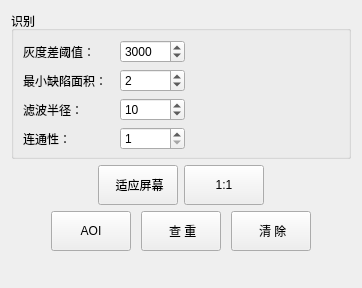
         <widget class="QWidget" name="tab_4">
          <attribute name="title">
           <string> 查重</string>
          </attribute>
          <layout class="QVBoxLayout" name="verticalLayout_10" stretch="0,0,0,0,1">
           <item>
            <widget class="QGroupBox" name="groupBox_4">
             <property name="minimumSize">
              <size>
               <width>0</width>
               <height>40</height>
              </size>
             </property>
             <property name="title">
              <string>识别</string>
             </property>
             <layout class="QVBoxLayout" name="verticalLayout_11">
              <property name="bottomMargin">
               <number>6</number>
              </property>
              <item>
               <layout class="QHBoxLayout" name="horizontalLayout_33">
                <property name="bottomMargin">
                 <number>0</number>
                </property>
                <item>
                 <widget class="QLabel" name="label_8">
                  <property name="minimumSize">
                   <size>
                    <width>91</width>
                    <height>0</height>
                   </size>
                  </property>
                  <property name="text">
                   <string>灰度差阈值：</string>
                  </property>
                 </widget>
                </item>
                <item>
                 <widget class="QSpinBox" name="spinBox_GreyDiff_recheck">
                  <property name="minimumSize">
                   <size>
                    <width>65</width>
                    <height>0</height>
                   </size>
                  </property>
                  <property name="minimum">
                   <number>1000</number>
                  </property>
                  <property name="maximum">
                   <number>5000</number>
                  </property>
                  <property name="value">
                   <number>3000</number>
                  </property>
                 </widget>
                </item>
                <item>
                 <spacer name="horizontalSpacer_23">
                  <property name="orientation">
                   <enum>Qt::Horizontal</enum>
                  </property>
                  <property name="sizeHint" stdset="0">
                   <size>
                    <width>40</width>
                    <height>20</height>
                   </size>
                  </property>
                 </spacer>
                </item>
               </layout>
              </item>
              <item>
               <layout class="QHBoxLayout" name="horizontalLayout_34">
                <property name="bottomMargin">
                 <number>0</number>
                </property>
                <item>
                 <widget class="QLabel" name="label_9">
                  <property name="minimumSize">
                   <size>
                    <width>91</width>
                    <height>0</height>
                   </size>
                  </property>
                  <property name="text">
                   <string>最小缺陷面积：</string>
                  </property>
                 </widget>
                </item>
                <item>
                 <widget class="QSpinBox" name="spinBox_MinDefectArea_recheck">
                  <property name="minimumSize">
                   <size>
                    <width>65</width>
                    <height>0</height>
                   </size>
                  </property>
                  <property name="minimum">
                   <number>1</number>
                  </property>
                  <property name="maximum">
                   <number>10</number>
                  </property>
                  <property name="value">
                   <number>2</number>
                  </property>
                 </widget>
                </item>
                <item>
                 <spacer name="horizontalSpacer_24">
                  <property name="orientation">
                   <enum>Qt::Horizontal</enum>
                  </property>
                  <property name="sizeHint" stdset="0">
                   <size>
                    <width>40</width>
                    <height>20</height>
                   </size>
                  </property>
                 </spacer>
                </item>
               </layout>
              </item>
              <item>
               <layout class="QHBoxLayout" name="horizontalLayout_35">
                <property name="bottomMargin">
                 <number>0</number>
                </property>
                <item>
                 <widget class="QLabel" name="label_10">
                  <property name="minimumSize">
                   <size>
                    <width>91</width>
                    <height>0</height>
                   </size>
                  </property>
                  <property name="text">
                   <string>滤波半径：</string>
                  </property>
                 </widget>
                </item>
                <item>
                 <widget class="QSpinBox" name="spinBox_FilterRadius_recheck">
                  <property name="minimumSize">
                   <size>
                    <width>65</width>
                    <height>0</height>
                   </size>
                  </property>
                  <property name="minimum">
                   <number>5</number>
                  </property>
                  <property name="maximum">
                   <number>25</number>
                  </property>
                  <property name="value">
                   <number>10</number>
                  </property>
                 </widget>
                </item>
                <item>
                 <spacer name="horizontalSpacer_25">
                  <property name="orientation">
                   <enum>Qt::Horizontal</enum>
                  </property>
                  <property name="sizeHint" stdset="0">
                   <size>
                    <width>40</width>
                    <height>20</height>
                   </size>
                  </property>
                 </spacer>
                </item>
               </layout>
              </item>
              <item>
               <layout class="QHBoxLayout" name="horizontalLayout_36">
                <property name="bottomMargin">
                 <number>0</number>
                </property>
                <item>
                 <widget class="QLabel" name="label_connectThr_recheck">
                  <property name="minimumSize">
                   <size>
                    <width>91</width>
                    <height>0</height>
                   </size>
                  </property>
                  <property name="text">
                   <string>连通性：</string>
                  </property>
                 </widget>
                </item>
                <item>
                 <widget class="QSpinBox" name="spinBox_ConnectThr_recheck">
                  <property name="minimumSize">
                   <size>
                    <width>65</width>
                    <height>0</height>
                   </size>
                  </property>
                  <property name="minimum">
                   <number>1</number>
                  </property>
                  <property name="maximum">
                   <number>10</number>
                  </property>
                  <property name="value">
                   <number>1</number>
                  </property>
                 </widget>
                </item>
                <item>
                 <spacer name="horizontalSpacer_26">
                  <property name="orientation">
                   <enum>Qt::Horizontal</enum>
                  </property>
                  <property name="sizeHint" stdset="0">
                   <size>
                    <width>40</width>
                    <height>20</height>
                   </size>
                  </property>
                 </spacer>
                </item>
               </layout>
              </item>
             </layout>
            </widget>
           </item>
           <item>
            <layout class="QHBoxLayout" name="horizontalLayout_19">
             <property name="bottomMargin">
              <number>0</number>
             </property>
             <item>
              <spacer name="horizontalSpacer_31">
               <property name="orientation">
                <enum>Qt::Horizontal</enum>
               </property>
               <property name="sizeHint" stdset="0">
                <size>
                 <width>40</width>
                 <height>20</height>
                </size>
               </property>
              </spacer>
             </item>
             <item>
              <widget class="QPushButton" name="pushButton_adapt_recheck">
               <property name="minimumSize">
                <size>
                 <width>0</width>
                 <height>40</height>
                </size>
               </property>
               <property name="text">
                <string> 适应屏幕</string>
               </property>
               <property name="checkable">
                <bool>false</bool>
               </property>
               <property name="checked">
                <bool>false</bool>
               </property>
              </widget>
             </item>
             <item>
              <widget class="QPushButton" name="pushButton_nomal_recheck">
               <property name="minimumSize">
                <size>
                 <width>0</width>
                 <height>40</height>
                </size>
               </property>
               <property name="text">
                <string>1:1</string>
               </property>
               <property name="checkable">
                <bool>false</bool>
               </property>
              </widget>
             </item>
             <item>
              <spacer name="horizontalSpacer_30">
               <property name="orientation">
                <enum>Qt::Horizontal</enum>
               </property>
               <property name="sizeHint" stdset="0">
                <size>
                 <width>40</width>
                 <height>20</height>
                </size>
               </property>
              </spacer>
             </item>
            </layout>
           </item>
           <item>
            <layout class="QHBoxLayout" name="horizontalLayout_6">
             <property name="spacing">
              <number>10</number>
             </property>
             <item>
              <spacer name="horizontalSpacer_21">
               <property name="orientation">
                <enum>Qt::Horizontal</enum>
               </property>
               <property name="sizeHint" stdset="0">
                <size>
                 <width>40</width>
                 <height>20</height>
                </size>
               </property>
              </spacer>
             </item>
             <item>
              <widget class="QPushButton" name="pushButton_aoi_recheck">
               <property name="minimumSize">
                <size>
                 <width>0</width>
                 <height>40</height>
                </size>
               </property>
               <property name="text">
                <string>AOI</string>
               </property>
               <property name="checkable">
                <bool>true</bool>
               </property>
              </widget>
             </item>
             <item>
              <widget class="QPushButton" name="pushButton_recheck">
               <property name="minimumSize">
                <size>
                 <width>0</width>
                 <height>40</height>
                </size>
               </property>
               <property name="text">
                <string> 查 重</string>
               </property>
              </widget>
             </item>
             <item>
              <widget class="QPushButton" name="pushButton_clear_recheck">
               <property name="minimumSize">
                <size>
                 <width>0</width>
                 <height>40</height>
                </size>
               </property>
               <property name="text">
                <string> 清 除</string>
               </property>
              </widget>
             </item>
             <item>
              <spacer name="horizontalSpacer_22">
               <property name="orientation">
                <enum>Qt::Horizontal</enum>
               </property>
               <property name="sizeHint" stdset="0">
                <size>
                 <width>40</width>
                 <height>20</height>
                </size>
               </property>
              </spacer>
             </item>
            </layout>
           </item>
           <item>
            <spacer name="verticalSpacer_5">
             <property name="orientation">
              <enum>Qt::Vertical</enum>
             </property>
             <property name="sizeType">
              <enum>QSizePolicy::Fixed</enum>
             </property>
             <property name="sizeHint" stdset="0">
              <size>
               <width>20</width>
               <height>20</height>
              </size>
             </property>
            </spacer>
           </item>
           <item>
            <widget class="QWidget" name="widget_recheck_pre" native="true"/>
           </item>
          </layout>
         </widget>
